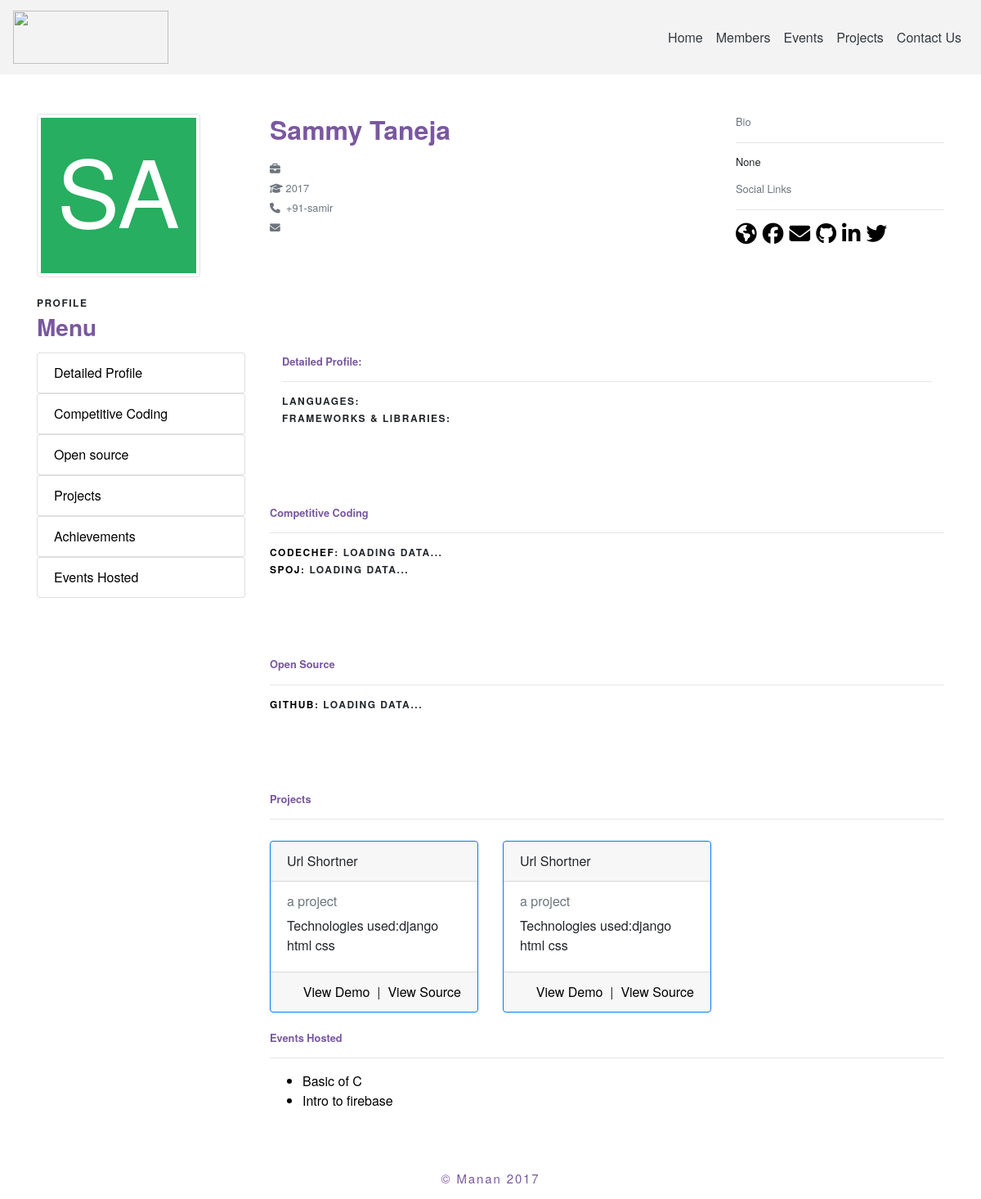
The app's page /member/samir/, older data.
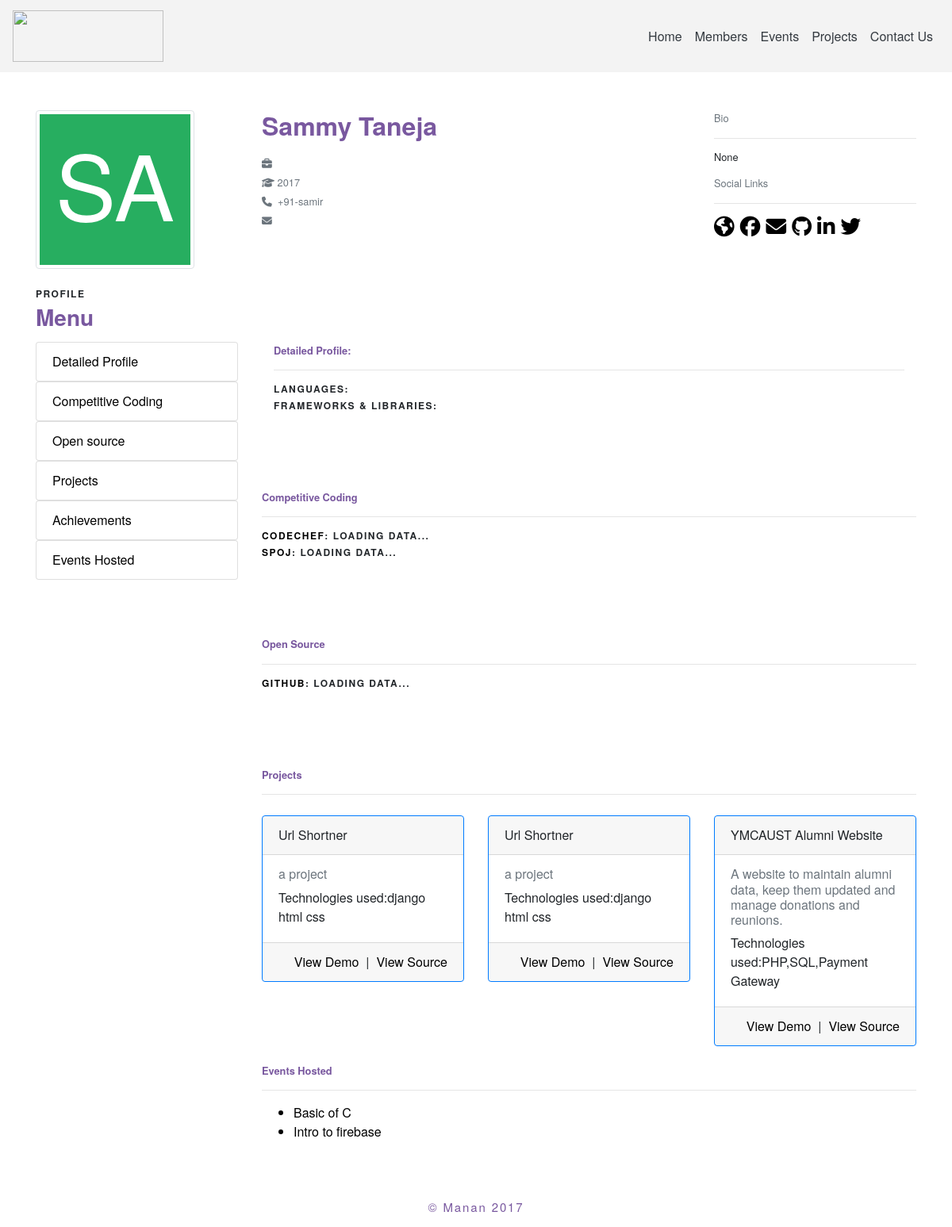
The same page, newer data.
### main/models.py (models this page shows, shortened)
class Profile(models.Model):
    user = models.OneToOneField(User, on_delete=models.CASCADE)
    email = models.EmailField(blank=True)
    fname = models.CharField(max_length=100, blank=True)
    lname = models.CharField(max_length=100, blank=True)
    github = models.CharField(max_length=100, blank=True)
    batch = models.IntegerField(default=2017)
    facebook = models.CharField(max_length=100, blank=True)
    linkedin = models.CharField(max_length=100, blank=True)
    twitter = models.CharField(max_length=100, blank=True)
    bio = models.TextField(blank=True, null=True)
    label = models.CharField(max_length=100 , blank=True)
    company = models.CharField(max_length=100, blank=True)
    location = models.CharField(max_length=100,blank=True)
    frameworks = models.CharField(max_length=500,blank=True)
    languages = models.CharField(max_length=500,blank=True)
    achivements = models.CharField(max_length=1000,blank=True)
    he_profile = models.CharField(max_length=100,blank=True)
    spoj_profile = models.CharField(max_length=100,blank=True)
    he_ques = models.IntegerField(default=0)
    spoj_ques = models.IntegerField(default=0)
    git_repos = models.IntegerField(default=0)
    my_website = models.CharField(max_length=100,blank=True)

class project(models.Model):
    description = models.TextField(blank=True, null=True)
    title = models.CharField(max_length=500)
    owner = models.ManyToManyField(User)
    demo_link = models.CharField(max_length=100,blank=True)
    source = models.CharField(max_length=100)
    technologies = models.CharField(max_length=1000)

class Event(models.Model):
    description = models.TextField(blank=True, null=True)
    title = models.CharField(max_length=500)
    host = models.ManyToManyField(User)
    venue = models.CharField(max_length=100)
    fee = models.IntegerField(default=0)
    rules = models.TextField(blank=True, null=True)
    prerequistes = models.TextField(blank=True, null=True)
    start_date = models.DateField(default=datetime.date.today,auto_now=False,auto_now_add=False)
    end_date = models.DateField(default=datetime.date.today,auto_now=False,auto_now_add=False)
    start_time = models.TimeField(default=datetime.datetime.now().time(),auto_now=False,auto_now_add=False)
    end_time = models.TimeField(default=datetime.datetime.now().time(),auto_now=False,auto_now_add=False)

### main/views.py (the view)
# urls.py: url(r'^member/(?P<username>[\w\-]+)/',memberprofileview,name="member-detail"),
def memberprofileview(request,username):
	user = get_object_or_404(User,username=username)
	achivements = user.profile.achivements
	if achivements !="":
		achivements=achivements.split("--")
	return render(request,'Memberdetail.html',{'member':user,'ach':achivements})

### main/templates/Memberdetail.html (shortened to what this page needs)
{% extends "header.html" %}
{% block page_context %}
<br/><br/>
<div class="container">
  <div class="row">
    <div class="col-lg-3">
     <img data-name="{{member.profile.fname}} {{member.profile.lname}}"  data-char-count="2" class="profile img-thumbnail" width="200px" height="200px"/>
   </div>
   <div class="col-lg-6">
    <h2 class="txxt-body">{{member.profile.fname}} {{member.profile.lname}}</h2>
    <p>
      <small class="text-muted">
        <i class="fa fa-briefcase"></i>&nbsp;{{member.profile.company}}<br/>
        <i class="fa fa-graduation-cap"></i>&nbsp;{{member.profile.batch}}<br/>
        <i class="fa fa-phone"></i>&nbsp;&nbsp;+91-{{member.username}}<br/>
        <i class="fa fa-envelope"></i>&nbsp;&nbsp;{{member.email}}
      </small>
    </p>
  </div>
  <div class="col-lg-3">
    <small class="text-muted">
      <p>Bio</p>
      <hr>
    </small>
    <p style="line-height: 1.1;font-size:80%">{{member.profile.bio}}</p>
    <small class="text-muted">
      <p>Social Links</p>
      <hr>
      <a href="{{member.profile.my_website}}" target="_new"><i class="fa fa-globe fa-2x"></i></a>&nbsp;
      <a href="https://facebook.com/{{member.profile.facebook}}" target="_new"><i class="fa fa-facebook-official fa-2x"></i></a>&nbsp;
      <a href="mailto:{{member.profile.email}}" target="_new"><i class="fa fa-envelope fa-2x"></i></a>&nbsp;
      <a href="https://github.com/{{member.profile.github}}" target="_new"><i class="fa fa-github fa-2x"></i></a>&nbsp;
      <a href="https://linkedin.com/in/{{member.profile.linkedin}}" target="_new"><i class="fa fa-linkedin fa-2x"></i></a>&nbsp;
      <a href="https://twitter.com/{{member.profile.twitter}}" target="_new"><i class="fa fa-twitter fa-2x"></i></a>&nbsp;
    </small>
  </div>
</div>
<div class="row">
  <div class="col-lg-3"><br/>
    <p class="txxt-head">Profile</p>
    <h3 class="txxt-body">Menu</h3>
    <ul class="list-group">
      <a href="#Detailed_Profile"><li class="list-group-item">Detailed Profile</li></a>
      <a href="#Competitive_Coding"><li class="list-group-item">Competitive Coding</li></a>
      <a href="#Open_source"><li class="list-group-item">Open source</li></a>
      <a href="#Projects"><li class="list-group-item">Projects</li></a></a>
      <a href="#Achievements"><li class="list-group-item">Achievements</li></a>
      <a href="#Events_Hosted"><li class="list-group-item">Events Hosted</li></a>
    </ul>
  </div>
  <div class="col-lg-9" style="background-color: #fff">
    <div class="container">
      <small class="text-muted" id="Detailed_Profile">
        <br/><br/><br/>
        <br/>
        <p class="txxt-body">Detailed Profile:</p>
        <hr>
      </small>
      <p class="txxt-head">Languages: {{member.profile.languages}}</p>
      <p class="txxt-head">Frameworks & Libraries: {{member.profile.frameworks}}</p>
    </div>
    <small class="text-muted"  id="Competitive_Coding">
      <br/><br/><br/><br/>
      <p class="txxt-body">Competitive Coding</p>
      <hr>
    </small>
    <p class="txxt-head"><a href="https://www.codechef.com/users/{{member.profile.he_profile}}">Codechef</a>: <span id="he_quest">Loading Data...</span> </p>
    <p class="txxt-head"><a href="http://spoj.com/users/{{member.profile.spoj_profile}}">Spoj</a>: <span id="spoj_quest">Loading Data...</span></p>
    <small class="text-muted" id="Open_source">
      <br/><br/><br/><br/>
      <p class="txxt-body">Open Source</p>
      <hr>
    </small>
    <p class="txxt-head"><a href="https://github.com/{{member.profile.github}}">Github</a><span id="git_repos">: Loading Data...</span></p>
    {% if member.project_set.all %}
    <small class="text-muted" id="Projects">
      <br/><br/><br/><br/>
      <p class="txxt-body">Projects</p>
      <hr>
    </small>
    <div class="row">
      {% for x in member.project_set.all %}
      <div class="col-lg-4" style="margin-top: 10px;">
        <div class="card border-primary">
          <div class="card-header">
            {{x.title}}
          </div>
          <div class="card-body">
            <h6 class="card-subtitle mb-2 text-muted">
              {{x.description}}
            </h6>
            <p class="card-text">Technologies used:{{x.technologies}} </p>
          </div>
          <div class="card-footer">
            <a href="{{x.source}}" class="float-right">View Source</a>
            <span class="float-right">&nbsp; | &nbsp;</span>
            <a href="{{x.demo_link}}" class="float-right">View Demo</a>
          </div>
        </div>
      </div>
      {% endfor %}
    </div>
    {% endif %}
    {% if member.event_set.all %}
    <small class="text-muted" id="Events_Hosted">
      <br/>
      <p class="txxt-body">Events Hosted</p>
      <hr>
    </small>
    <p>
      <ul>
        {% for x in member.event_set.all %}
        <a href="/event/detail/{{x.pk}}"><li>{{x.title}}</li></a>
        {% endfor %}
      </ul>
    </p>
    {% endif %}
  </div>
</div>
</div>
<br/><br/>
{% endblock page_context %}

### main/templates/header.html (shortened to what this page needs)
<!doctype html>
<html lang="en">
<head>
  <link rel="stylesheet" href="https://maxcdn.bootstrapcdn.com/bootstrap/4.0.0-beta.2/css/bootstrap.min.css">
</head>
<body>
  <nav class="navbar navbar-expand-lg navbar-dark" style="background-color: #f3f3f3;">
    <a class="navbar-brand" href="/">
      <img src="https://s3.amazonaws.com/aws-website-manan-y6eya/manan/manan-logo.png" width="190" height="65"><br/>
    </a>
    <div class="collapse navbar-collapse justify-content-end" id="navbarSupportedContent">
      <ul class="navbar-nav justify-content-end">
        <li class="nav-item active">
          <a class="nav-link text-dark" href="/">Home <span class="sr-only">(current)</span></a>
        </li>
        <li class="nav-item">
          <a class="nav-link  text-dark" href="/members">Members</a>
        </li>
        <li class="nav-item">
          <a class="nav-link  text-dark" href="/events/">Events</a>
        </li>
        <li class="nav-item">
          <a class="nav-link  text-dark" href="/projects/">Projects</a>
        </li>
        <li class="nav-item">
          <a class="nav-link  text-dark" href="/contactus/">Contact Us</a>
        </li>
      </ul>
    </div>
  </nav>
  {% block page_context %}
  {% endblock page_context %}
  <footer class="txxt-tail text-center">
    <p style="color:#79589F;padding-top: 10px;">© Manan 2017 </p>
  </footer>
</body>
</html>

### main/templates/header.html (style rules this page uses)
body { font-family: "BentonSans", "Helvetica Neue", sans-serif; }
a { color: #000; }
.txxt-head { margin-bottom: 20px; font-size: 12px; font-weight: bold; text-transform: uppercase; letter-spacing: .125em; margin: 0 0 .5em 0; line-height: 1.2; }
.txxt-body { color:#79589F; font-weight: bold; margin: 0 0 .5em 0; line-height: 1.2; }
.txxt-tail { margin-bottom: 20px; font-size: 15px; letter-spacing: .125em; margin: 0 0 .5em 0; line-height: 1.2; }

Row changes from the older to the newer data that the page shows:
added project: title "YMCAUST Alumni Website", description "A website to maintain alumni data, keep them updated and manage donations and reunions.", technologies "PHP,SQL,Payment Gateway"
